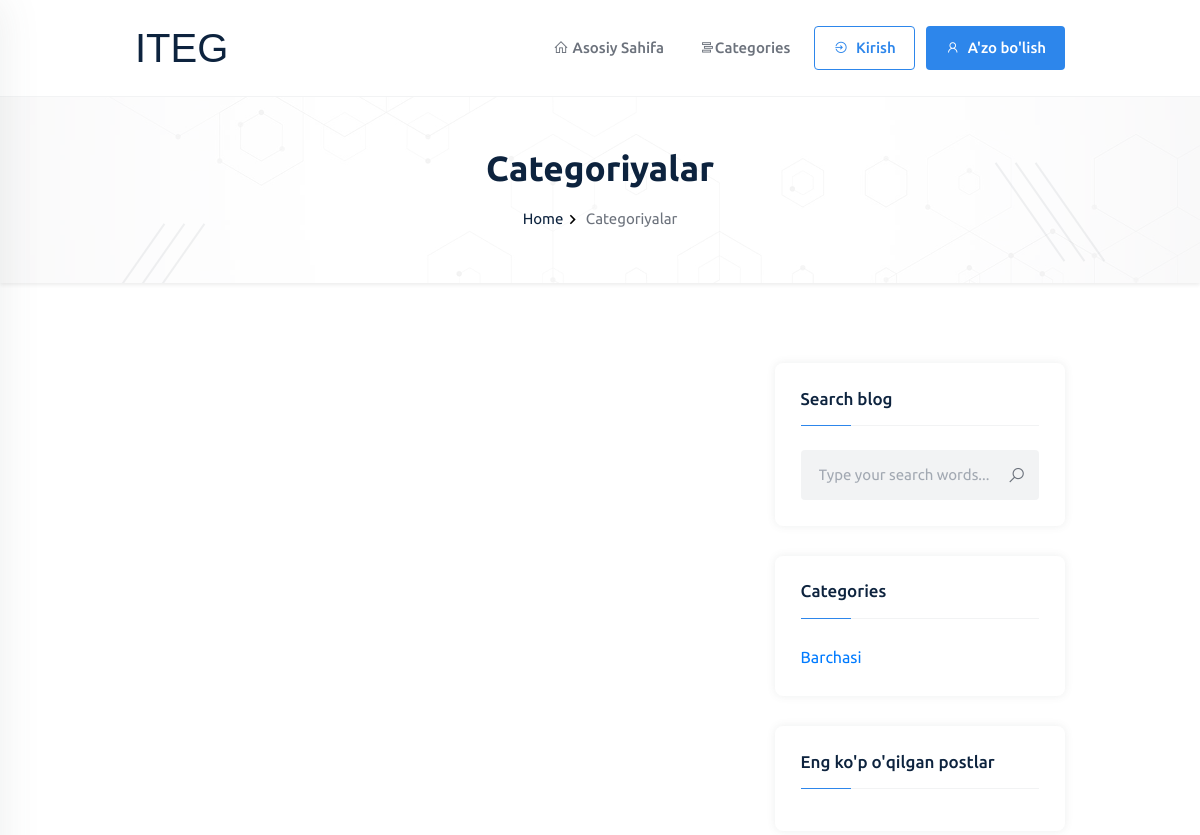
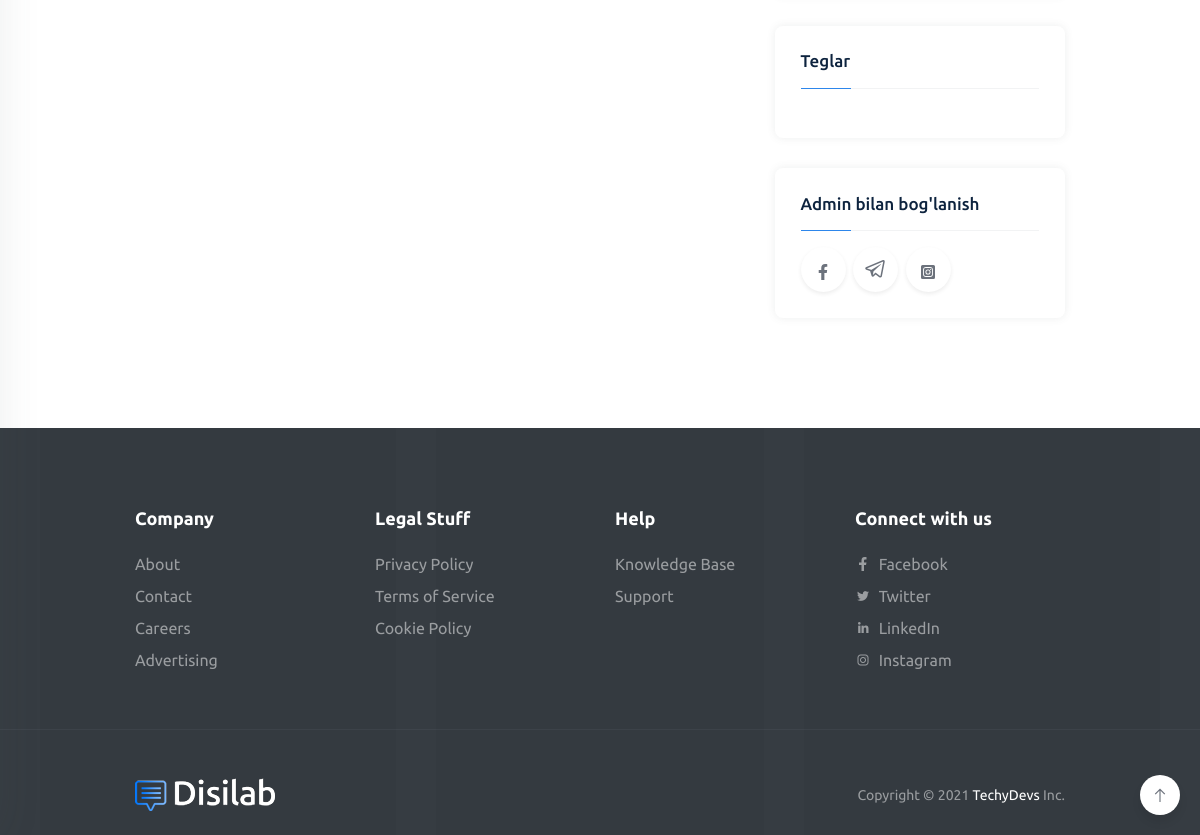
Before: /category_list with the older database file (2 pictures, top to bottom).
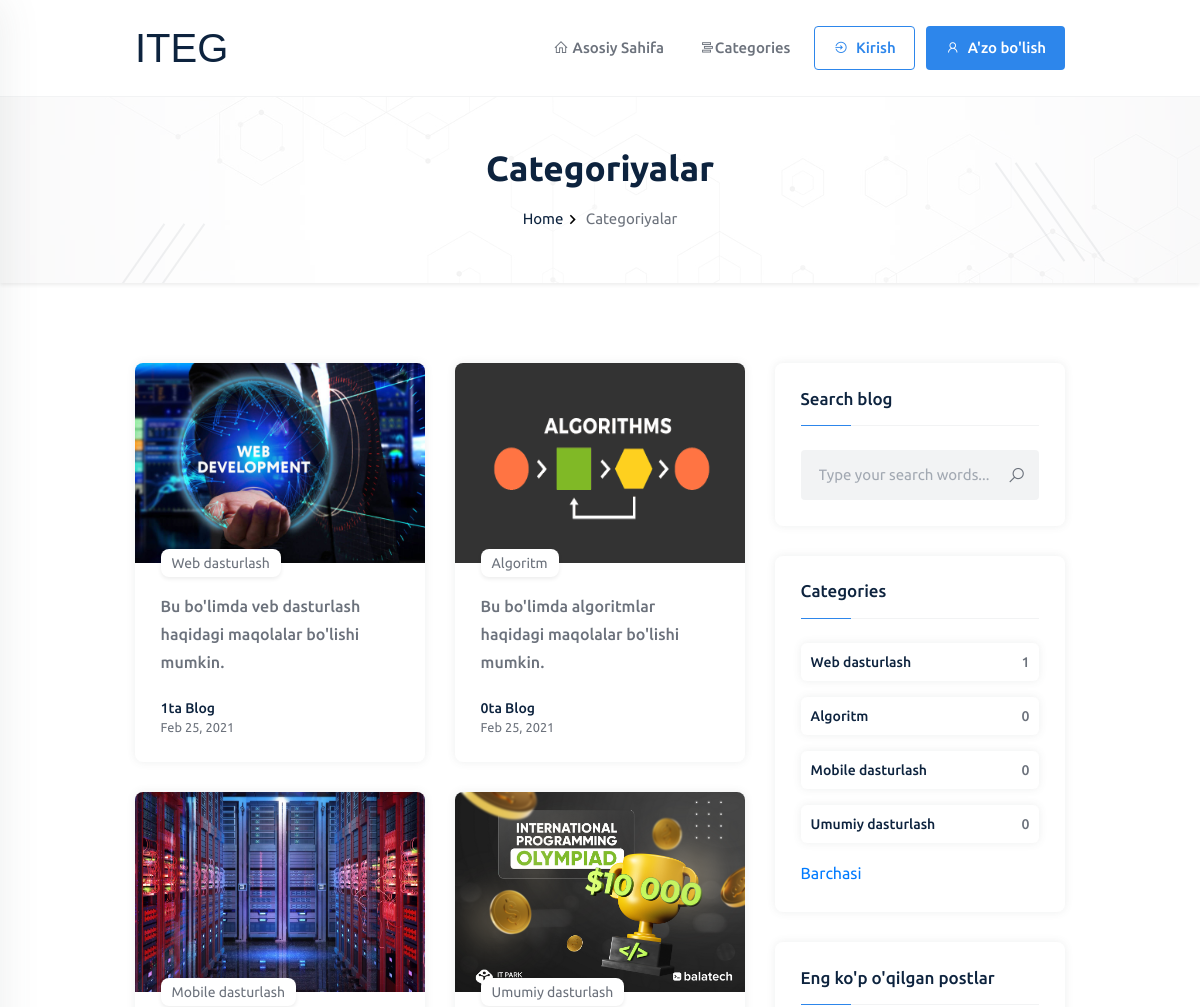
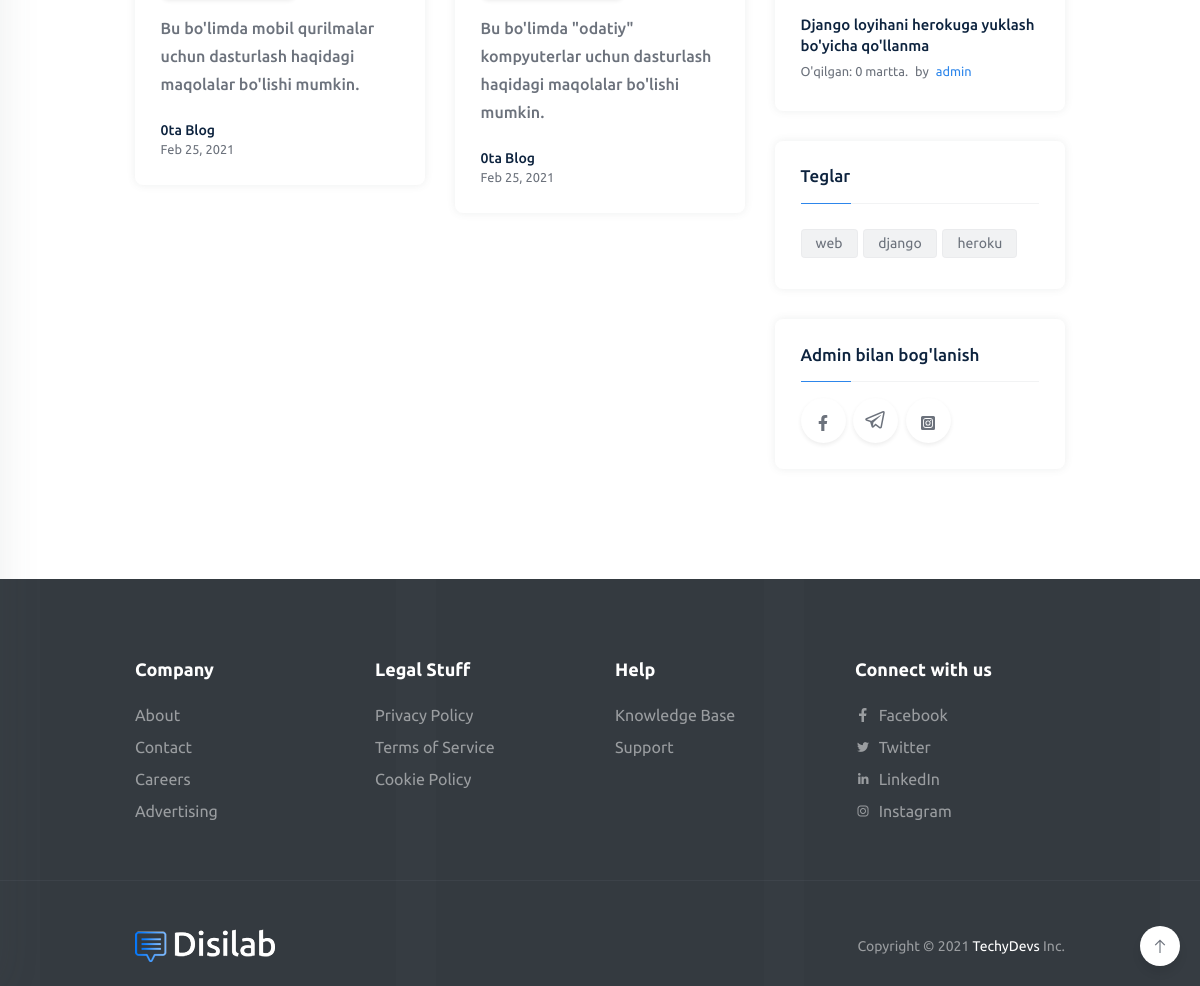
After: the same page with the newer database file (2 pictures, top to bottom).
### blog/models/category.py (models this page shows, shortened)
class Category(models.Model):
    name = models.CharField(max_length = 200)
    slug = models.SlugField(unique = True)
    img = models.ImageField(upload_to='blog/', default = True)
    description = models.TextField()

### blog/models/blog.py (models this page shows, shortened)
class Blog(models.Model):
    name = models.CharField(max_length=200)
    slug = models.SlugField(unique=True)
    description = QuillField()
    created_at = models.DateTimeField(auto_now_add = True)
    updated_at = models.DateTimeField(auto_now = True)
    category_id = models.ForeignKey('Category', on_delete=models.CASCADE)
    user_id = models.ForeignKey('MyUser', on_delete=models.CASCADE)
    tag = TaggableManager()
    views = models.PositiveBigIntegerField(default=0)
    img = models.ImageField(upload_to='user/')

### blog/models/myuser.py (models this page shows)
class MyUser(AbstractUser):
    bio = models.CharField(max_length = 200, blank=True)
    location = models.CharField(max_length=30, blank=True)
    birth_date = models.DateTimeField(null = True, blank=True)
    img = models.ImageField(upload_to='users/', blank=True, null=True)
    facebook_link = models.URLField(max_length=200, blank=True, null=True)
    instagram_link = models.URLField(max_length=200, blank=True, null=True)
    youtube_link = models.URLField(max_length=200, blank=True, null=True)
    telegram_link = models.URLField(max_length=200, blank=True, null=True)
    gitHub_link = models.URLField(max_length=200, blank=True, null=True)
    def __str__(self):
        return self.username

### blog/views.py (the view)
# urls.py: path('category_list', category_list, name="category_list"),
def category_list(request):
    category = Category.objects.all()
    paginator = Paginator(category, 4)
    page_number = request.GET.get('page')
    page_obj = paginator.get_page(page_number)
    context = {
        'category': page_obj
    }
    return render(request, "category_list.html", context)

### blog/templates/category_list.html (shortened to what this page needs)
{% extends 'blog/base.html' %}
{% load static %}
{% load blog_sidebar %}
{% block content %}
<section class="hero-area pattern-bg-2 bg-white shadow-sm overflow-hidden pt-50px pb-50px">
    <span class="stroke-shape stroke-shape-1"></span>
    <span class="stroke-shape stroke-shape-2"></span>
    <span class="stroke-shape stroke-shape-3"></span>
    <span class="stroke-shape stroke-shape-4"></span>
    <span class="stroke-shape stroke-shape-5"></span>
    <span class="stroke-shape stroke-shape-6"></span>
    <div class="container">
        <div class="hero-content text-center">
            <h2 class="section-title pb-3">Categoriyalar</h2>
            <ul class="breadcrumb-list">
                <li><a href="{% url 'blog' %}">Home</a><span><svg xmlns="http://www.w3.org/2000/svg" height="19px" viewBox="0 0 24 24" width="19px" fill="#000000"><path d="M0 0h24v24H0V0z" fill="none"/><path d="M10 6L8.59 7.41 13.17 12l-4.58 4.59L10 18l6-6-6-6z"/></svg></span></li>
                <li>Categoriyalar</li>
            </ul>
        </div>
    </div>
</section>
<section class="blog-area pt-80px pb-80px">
    <div class="container">
        <div class="row">
            <div class="col-lg-8">
                <div class="row">
                    {% for i in category %}
                        <div class="col-lg-6 responsive-column-half">
                        <div class="card card-item hover-y">
                            <a href="{% url 'category' i.slug %}" class="card-img">
                                <img style="height:200px" class="lazy" src="{{i.img.url}}" data-src="{{i.img.url}}" alt="Card image">
                            </a>
                            <div class="card-body pt-0">
                                <a href="{% url 'detail' i.slug %}" class="card-link">{{i.name}}</a>
                                <p class="fw-medium">{{i.description|truncatechars:100}}</p>
                                <div class="media media-card align-items-center shadow-none p-0 mb-0 rounded-0 mt-4 bg-transparent">
                                    <div class="media-body">
                                        <h5 class="fs-14 fw-medium">{{i.blog_set.count}}ta Blog</h5>
                                        <small class="meta d-block lh-20">
                                            <span>Feb 25, 2021</span>
                                        </small>
                                    </div>
                                </div>
                            </div>
                        </div>
                    </div>
                    {% endfor %}
                </div>
            </div>
            <div class="col-lg-4">
                <div class="sidebar">
                    <div class="card card-item">
                        <div class="card-body">
                            <h3 class="fs-17 pb-3">Search blog</h3>
                            <div class="divider"><span></span></div>
                            <form method="post" class="pt-4">
                                <div class="form-group mb-0">
                                    <input class="form-control form--control form--control-bg-gray" type="text" name="search" placeholder="Type your search words...">
                                    <button class="form-btn" type="button"><i class="la la-search"></i></button>
                                </div>
                            </form>
                        </div>
                    </div>
                    {% show_categories %}
                    {% show_message_link %}
                    {% show_tags %}
                    <div class="card card-item">
                        <div class="card-body">
                            <h3 class="fs-17 pb-3">Admin bilan bog'lanish</h3>
                            <div class="divider"><span></span></div>
                            <div class="social-icon-box pt-3">
                                <a class="mr-1 icon-element icon-element-sm shadow-sm text-gray hover-y d-inline-block" href="https://www.facebook.com/aslbek.xafizov" target="_blank" title="Follow on Facebook">
                                </a>
                                <a class="mr-1 icon-element icon-element-sm shadow-sm text-gray hover-y d-inline-block" href="https://telegram.me/Aslbek7733" target="_blank" title="Follow on Telegram">
                                    <i class="lab la-telegram"></i>
                                </a>
                                <a class="mr-1 icon-element icon-element-sm shadow-sm text-gray hover-y d-inline-block" href="https://www.instagram.com/aslbekxafizov" target="_blank" title="Follow on Instagram">
                                </a>
                            </div>
                        </div>
                    </div>
                </div>
            </div>
        </div>
    </div>
</section>
{% endblock %}

### blog/templates/category.html
<div class="card card-item">
    <div class="card-body">
        <h3 class="fs-17 pb-3">Categories</h3>
        <div class="divider"><span></span></div>
        <div class="category-list pt-4">
            {% for i in categories %}
                <a href="{% url 'category' i.slug %}" class="cat-item d-flex align-items-center justify-content-between mb-3 hover-y">
                    <span class="cat-title">{{i.name}}</span>
                    <span class="cat-number">{{i.blog_set.count}}</span>
                </a>
            {% endfor %}
        </div>
        <a href="{% url 'category_list' %}" class="" >Barchasi</a>
    </div>
</div>

### blog/templates/top_message.html
<div class="card card-item">
    <div class="card-body">
        <h3 class="fs-17 pb-3">Eng ko'p o'qilgan postlar</h3>
        <div class="divider"><span></span></div>
        <div class="sidebar-questions pt-3">
            {% for i in top_blog %}
            <div class="media media-card media--card media--card-2">
                <div class="media-body">
                    <h5><a href="{% url 'detail' i.slug %}">{{i.name}}</a></h5>
                    <small class="meta">
                        <span class="pr-1">O'qilgan: {{i.views}} martta.</span>
                        <span class="pr-1"> by</span>
                        <a href="{% url 'user_profil' i.user_id.username %}" class="author">{{i.user_id}}</a>
                    </small>
                </div>
            </div>
            {% endfor %}
        </div>
    </div>
</div>

### blog/templates/tag.html
<div class="card card-item">
    <div class="card-body">
        <h3 class="fs-17 pb-3">Teglar</h3>
        <div class="divider"><span></span></div>
        <div class="tags pt-4">
            {% for i in tag %}
                <a href="{% url 'tags' i.slug %}" class="tag-link tag-link-md">{{i.name}}</a>
            {% endfor %}
        </div>
    </div>
</div>

Changed rows visible on the page:
added Category: img (picture), name "Web dasturlash", description "Bu bo'limda veb dasturlash haqidagi maqolalar bo'lishi mumkin.", blog_set.count "1"
added Category: img (picture), name "Algoritm", description "Bu bo'limda algoritmlar haqidagi maqolalar bo'lishi mumkin.", blog_set.count "0"
added Category: img (picture), name "Mobile dasturlash", description "Bu bo'limda mobil qurilmalar uchun dasturlash haqidagi maqolalar bo'lishi mumkin.", blog_set.count "0"
added Category: img (picture), name "Umumiy dasturlash", description "Bu bo'limda \"odatiy\" kompyuterlar uchun dasturlash haqidagi maqolalar bo'lishi mumkin.", blog_set.count "0"
added Blog: name "Django loyihani herokuga yuklash bo'yicha qo'llanma", views "0", user_id "admin"
added Tag: name "web"
added Tag: name "django"
added Tag: name "heroku"
